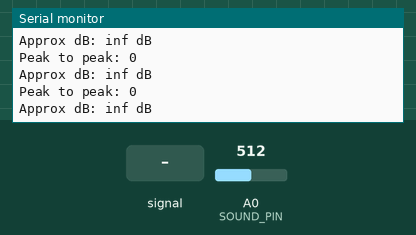
Recording of a sketch running on a simulated Arduino Uno, built with avr-gcc and run on an emulated ATmega328P. Parts: the last lines printed to the serial monitor. The inputs (shaded band) are chosen by the test bench; at power-on: A0 (SOUND_PIN) = 512.

Above: at 1.2 s.
1.3 s: A0 (SOUND_PIN) fed a 200 Hz sine of ±81 counts around its level
At 1.51 s:
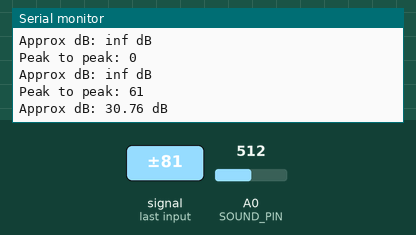
3.1 s: A0 (SOUND_PIN) set to 716
At 3.31 s:
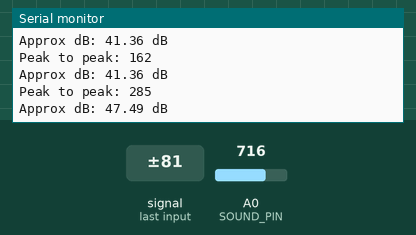
4.6 s: A0 (SOUND_PIN) set to 900
At 4.81 s:
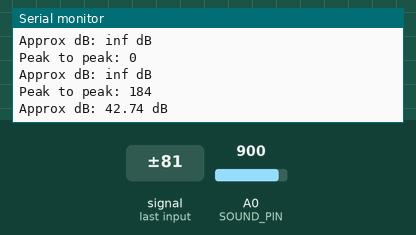
Timing chart, 0 to 7.6 s (numbered marks = the images above; inputs shaded):
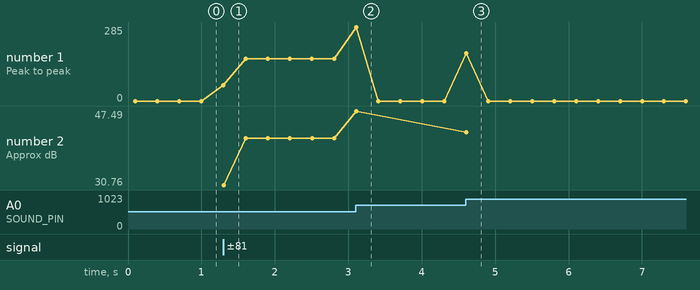

The sketch:

sound_sensor_calibration.ino
```cpp
const int SOUND_PIN = A0;

// Sampling settings
const int SAMPLE_WINDOW_MS = 100;   // 100 ms window
const int ADC_MAX = 4095;  // Analog signal is in interval 0-4095

float db_from_peak_to_peak(int peak_to_peak) {
  // Converts the peak-to-peak value into dB using a function fitted using manual calibration.
  // The functions and calibration data used for this can be found in experiments/results/sound_sensor_calibration
  // This works pretty well in between 30-70 dB, generally being +-5 dB.
  // The largest discrepancies are around 50 dB (see CalibrationPlot.png).
  float a = -13.838529669252635;
  float b = 10.849420757521935;
  float db_approx = a+b*log((float)peak_to_peak);
  return db_approx;
}

float sample_approximate_db_reading() {
  unsigned long startMillis = millis();

  long signalMin = ADC_MAX;
  long signalMax = 0;

  while (millis() - startMillis < SAMPLE_WINDOW_MS) {

    int sample = analogRead(SOUND_PIN);

    if (sample < signalMin) {
      signalMin = sample;
    }

    if (sample > signalMax) {
      signalMax = sample;
    }
  }

  int peakToPeak = signalMax - signalMin;
  float voltage = (peakToPeak * 3.3) / ADC_MAX;

  Serial.print("Peak to peak: ");
  Serial.println(peakToPeak);

  float db_approx = db_from_peak_to_peak(peakToPeak);
  return db_approx;
}

void setup() {
  Serial.begin(115200);
}

void loop() {
  float dB = sample_approximate_db_reading();
  Serial.print("Approx dB: ");
  Serial.print(dB);
  Serial.println(" dB");

  delay(200);
}
```

Measured:
- after the input at 1.3 s, the serial monitor: prints a new line at once (image 1)
- after the input at 3.1 s, the serial monitor: prints a new line at once (image 2)
- after the input at 4.6 s, the serial monitor: prints a new line at once (image 3)
- plotted number 1: 0 → 162 after the input at 1.3 s
- plotted number 2: 41.36 → 47.49 after the input at 3.1 s, 47.49 → 42.74 after the input at 4.6 s
